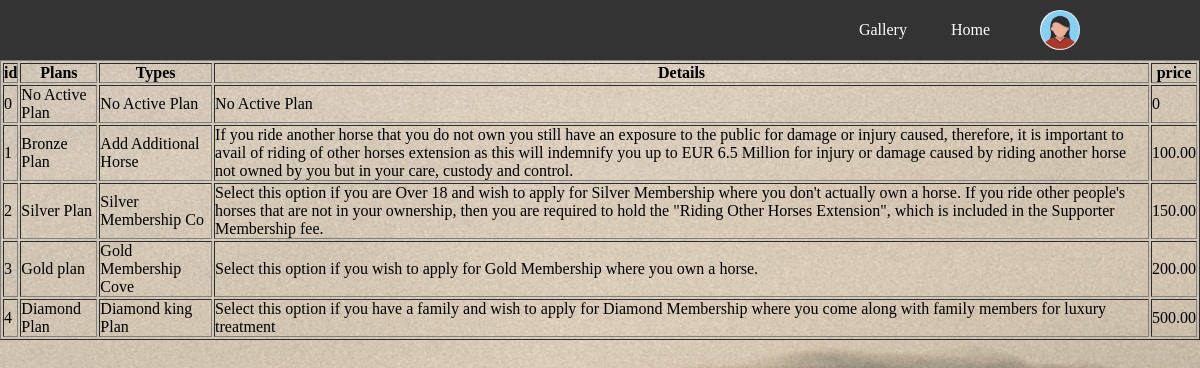
/Plans.php (signed in), run on the app's committed database.
### tables this page shows
CREATE TABLE `memberplans` (
  `id` int(6) NOT NULL,
  `Plans` varchar(20) NOT NULL,
  `Types` varchar(20) NOT NULL,
  `Details` varchar(1000) NOT NULL,
  `price` varchar(6) NOT NULL
);

### Plans.php (the view, shortened to what this page needs)
<!DOCTYPE html>
<html lang="en">
<head>
    <link rel="stylesheet" href="navbar.css">
</head>
<body background="11.jpg">
<div class="hero">
    <nav>
      <ul>
        <li><a href="Gallery.php">Gallery</a></li>
        <li><a href="home2.php">Home</a></li>
      </ul>
      <?php
      if (isset($_SESSION['username'])) {
      ?>
        <img width="auto" src="user.png" class="user-pic" alt="" onclick="toggleMenu()">
      <?php
      }
      ?>
    </nav>
  </div>
</body>
</html>
<?php
$localhost = 'localhost';
$dbuser = 'phpuser';
$dbpass = 'phppwd';
$horse = 'phpclub';
$cnn = @mysqli_connect($localhost, $dbuser, $dbpass, $horse) or exit('Connection failed.' . mysqli_connect_errno());
$query = "select * from memberplans";
$stmt = mysqli_stmt_init($cnn);
mysqli_stmt_prepare($stmt, $query) or exit('Query Error.' . mysqli_stmt_errno($stmt));
mysqli_stmt_execute($stmt) or exit('Query Execution failed.' . mysqli_stmt_errno($stmt));
mysqli_stmt_bind_result($stmt, $id, $Plans, $Types, $Details, $price) or exit('Result storage failed.' . mysqli_stmt_errno($stmt));;
echo '<table border="1"><tr><th>id</th><th>Plans</th><th>Types</th><th>Details</th><th>price</th></tr>';
while (mysqli_stmt_fetch($stmt)) {
    echo '<tr>';
    echo "<td>$id</td>";
    echo "<td>$Plans</td>";
    echo "<td>$Types</td>";
    echo "<td>$Details</td>";
    echo "<td>$price</td>";
    echo '</tr>';
}
echo '</table><br/>';
?>

### navbar.css (style rules this page uses)
* { margin: 0; padding: 0; font-family: 'Poppins', 'sans-serif'; box-sizing: border-box; }
.hero { width: 100%; background: #eceaff; color: #525252; }
nav { background: #333; width: 100%; padding: 10px 10%; display: flex; align-items: center; justify-content: space-between; position: relative; }
.user-pic { width: 40px; border-radius: 50%; cursor: pointer; margin-left: 30px; }
nav ul { width: 100%; text-align: right; }
nav ul li { display: inline-block; list-style: none; margin: 10px 20px; }
nav ul li a { color: #fff; text-decoration: none; }

### data on the page
memberplans: id "0", Types "No Active Plan", Details "No Active Plan", price "0"
memberplans: id "1", Plans "Bronze Plan", Types "Add Additional Horse", Details "If you ride another horse that you do not own you still have an exposure to the public for damage or injury caused, therefore, it is important to avail of riding of other horses extension as this will indemnify you up to EUR 6.5 Million for injury or damage caused by riding another horse not owned by you but in your care, custody and control.", price "100.00"
memberplans: id "2", Plans "Silver Plan", Types "Silver Membership Co", Details "Select this option if you are Over 18 and wish to apply for Silver Membership where you don't actually own a horse. If you ride other people's horses that are not in your ownership, then you are required to hold the \"Riding Other Horses Extension\", which is included in the Supporter Membership fee.", price "150.00"
memberplans: id "3", Plans "Gold plan", Types "Gold Membership Cove", Details "Select this option if you wish to apply for Gold Membership where you own a horse.", price "200.00"
memberplans: id "4", Plans "Diamond Plan", Types "Diamond king Plan", Details "Select this option if you have a family and wish to apply for Diamond Membership where you come along with family members for luxury treatment", price "500.00"
